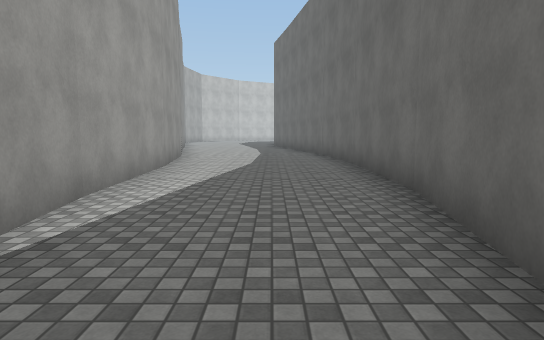
[1] (above)

15 first-person views from a walk through a 3-D level made in the Unity game engine. The camera is 1.4 m above the floor, tilts 6° down and sees 75° across. The floor is counted in squares, 2.25 m on a side. Each view is taken from the middle of a square. On the plan, view 1 faces up. The plan holds only what a view shows up to about 10 squares ahead; the rest is blank. The place goes on beyond the plan. The player is left out. Surface patterns are stand-ins for the level's own textures.

[2]
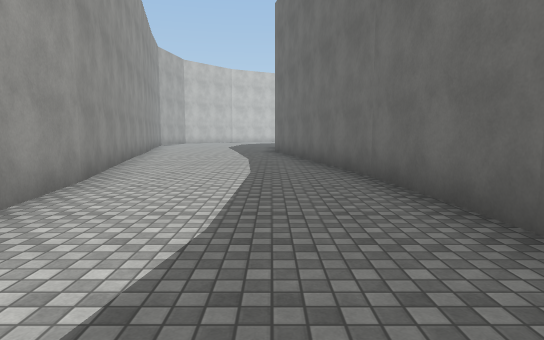

[3]
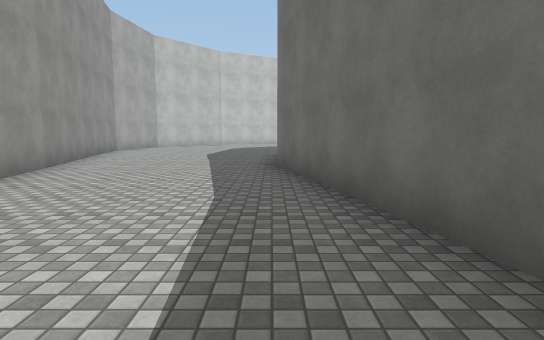

[4]
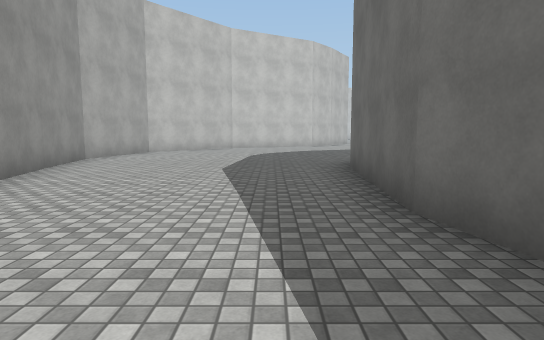

[5]
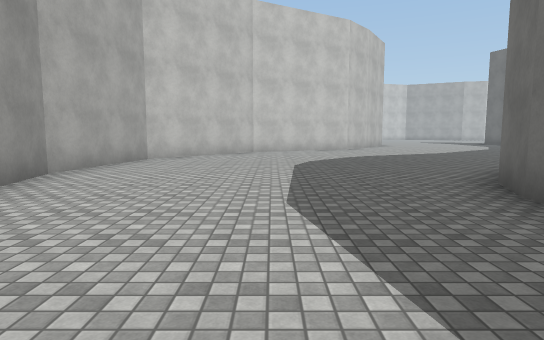

[6]
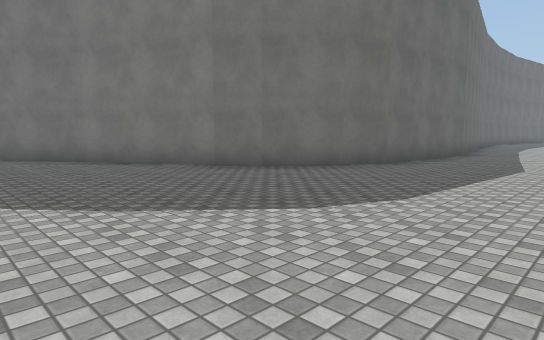

[7]
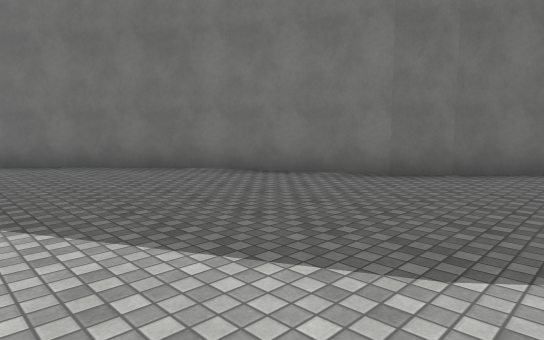

[8]
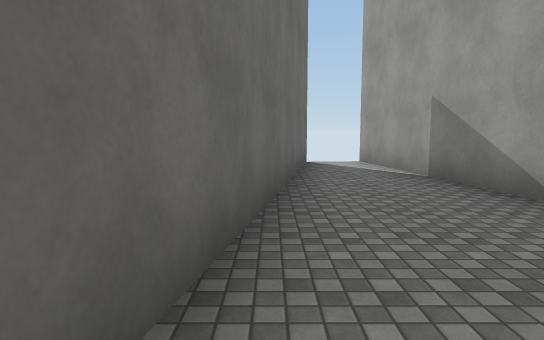

[9]
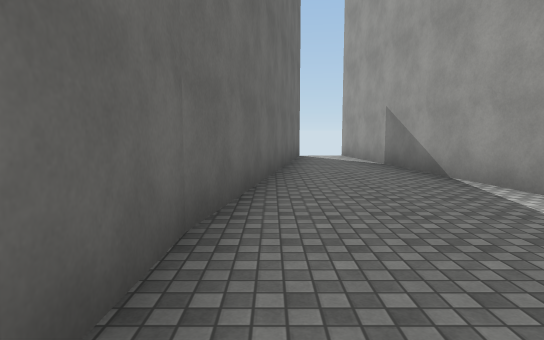

[10]
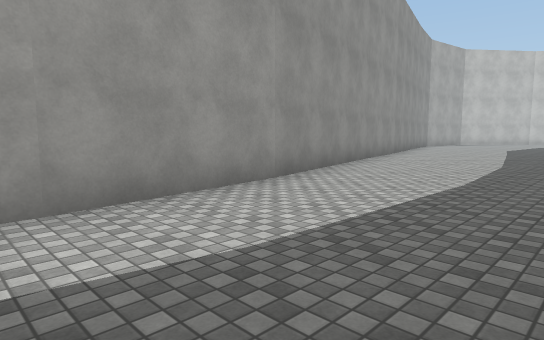

[11]
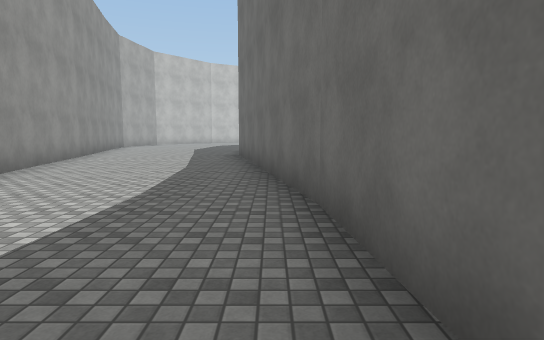

[12]
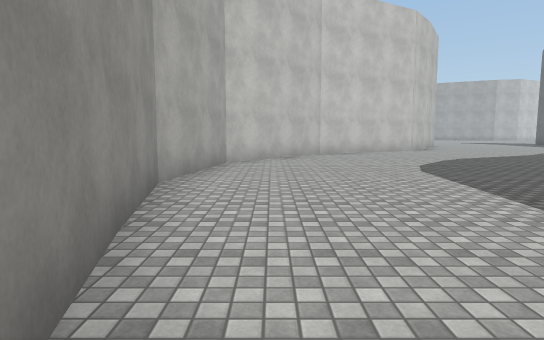

[13]
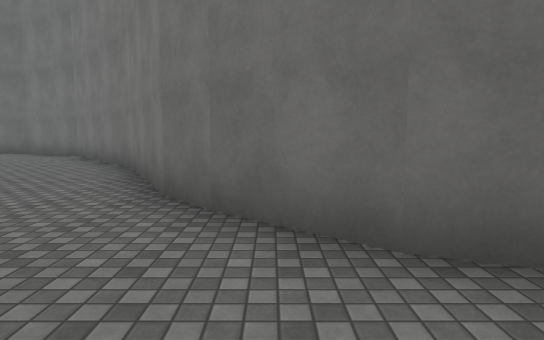

[14]
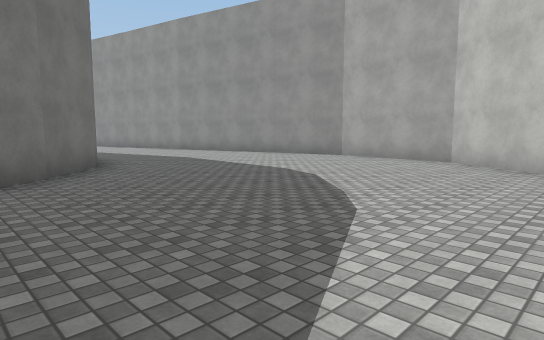

[15]
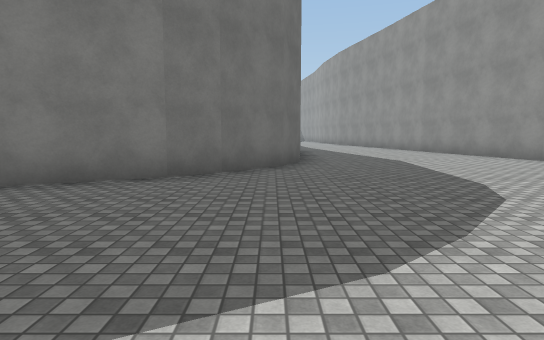

### Floor plan
Points are (right, up) in squares from view 1. A wall is a line through its corners. A room is listed if a view was taken in it or the views show most of it. See-through windows are left out.
Room 1 (views 1, 2, 3, 4, 5, 6, 7, 8, 9, 10, 11, 12, 13, 14, 15)
walls: (0.1, 16.7) (0.4, 20.4); (0.4, 20.2) (0.8, 21.3) (1.8, 22.5) (2.5, 23.1); (2.4, 23) (5.3, 24.5); (1.4, 9.9) (0.1, 16.8); (-5.5, 22.4) (-2.3, 9.5); (-2.4, 9.5) (-2, 6.5); (5.2, 24.5) (8.2, 27) (9, 28.4); (1.6, 7.1) (1.4, 10.1); (-2, 6.7) (-1.8, 3.3); (-2.8, 28.1) (-4.9, 25.4) (-5.4, 22.3); (1.5, 3.8) (1.6, 7.3); (-1.9, 3.5) (-0.8, -3.8); (0.3, -3.5) (1.5, 3.9)

Where each view was taken, in squares from view 1:
view 1: 0 up, 0 right, facing up
view 2: 5 up, 0 right, facing up
view 3: 10 up, 0 right, facing up
view 4: 14 up, 1 left, facing up
view 5: 17 up, 2 left, facing up
view 6: 27 up, 3 left, facing down-right
view 7: 28 up, 0 right, facing down-right
view 8: 4 up, 1 right, facing down
view 9: 6 up, 1 right, facing down
view 10: 6 up, 1 right, facing up-left
view 11: 7 up, 1 right, facing up
view 12: 18 up, 4 left, facing up
view 13: 22 up, 1 left, facing right
view 14: 28 up, 3 right, facing down-left
view 15: 28 up, 1 right, facing down
